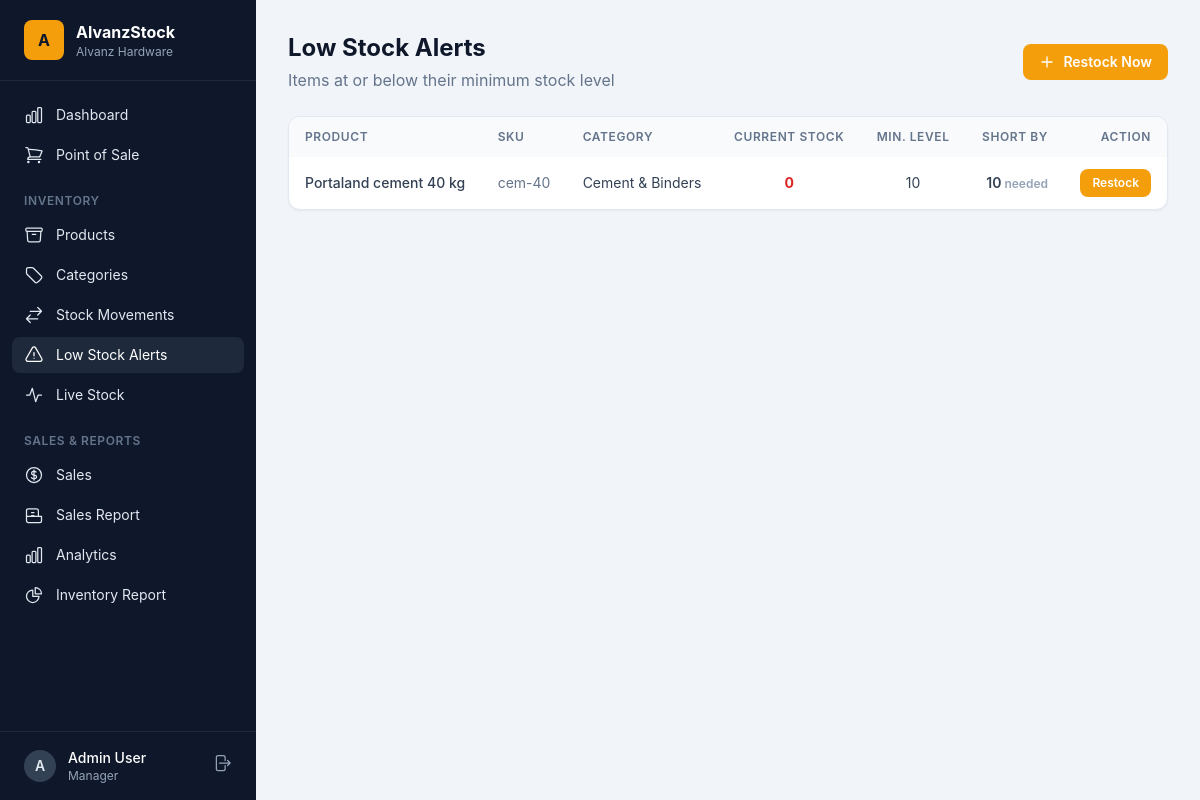
Before: /low-stock/ (signed in) with the older database file.
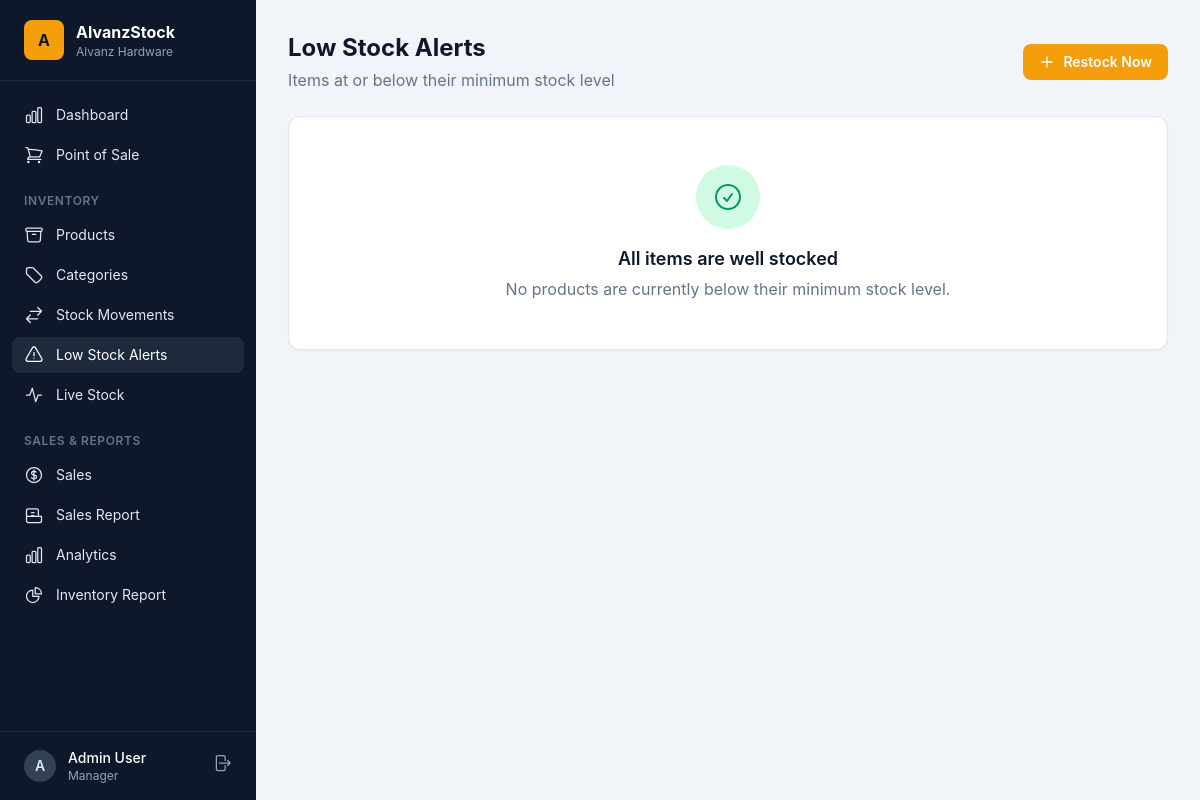
After: the same page with the newer database file.
### inventory/models.py (models this page shows, shortened)
class Product(models.Model):
    name = models.CharField(max_length=200)
    sku = models.CharField(max_length=50, unique=True)
    image = models.ImageField(upload_to="products/", blank=True)
    category = models.ForeignKey(Category, on_delete=models.SET_NULL, null=True, blank=True, related_name="products")
    unit = models.CharField(max_length=20, default="pcs")
    cost_price = models.DecimalField(max_digits=12, decimal_places=2, default=0)
    sell_price = models.DecimalField(max_digits=12, decimal_places=2, default=0)
    quantity = models.PositiveIntegerField(default=0)
    min_stock_level = models.PositiveIntegerField(default=10)
    is_active = models.BooleanField(default=True)
    created_at = models.DateTimeField(auto_now_add=True)
    updated_at = models.DateTimeField(auto_now=True)
    class Meta:
        ordering = ["name"]

class Category(models.Model):
    name = models.CharField(max_length=100, unique=True)
    description = models.TextField(blank=True)
    class Meta:
        verbose_name_plural = "categories"
        ordering = ["name"]

### inventory/views.py (the view)
# urls.py: path("low-stock/", views.low_stock, name="low_stock"),
@login_required
def low_stock(request):
    products = (
        Product.objects.select_related("category")
        .filter(is_active=True, quantity__lte=F("min_stock_level"))
        .order_by("quantity")
    )
    return render(request, "inventory/low_stock.html", {"products": products})

### accounts/models.py (called while the page is built)
    @property
    def is_manager(self):
        return self.role == self.Role.MANAGER or self.is_superuser

    @property
    def is_stock_viewer(self):
        return self.role == self.Role.STOCK_VIEWER

### templates/inventory/low_stock.html (shortened to what this page needs)
{% extends "base.html" %}
{% block content %}
<div class="flex flex-col sm:flex-row sm:items-center justify-between gap-4 mb-6">
  <div>
    <h1 class="text-2xl font-bold">Low Stock Alerts</h1>
    <p class="text-slate-500 mt-1">Items at or below their minimum stock level</p>
  </div>
  {% if user.is_manager %}
  <a href="{% url 'stock_transaction_create' %}" class="btn-primary">
    <svg class="w-4 h-4" fill="none" stroke="currentColor" stroke-width="2" viewBox="0 0 24 24"><path stroke-linecap="round" stroke-linejoin="round" d="M12 4.5v15m7.5-7.5h-15"/></svg>
    Restock Now
  </a>
  {% endif %}
</div>
{% if products %}
<div class="card overflow-hidden">
  <div class="overflow-x-auto">
    <table class="w-full">
      <thead class="bg-slate-50">
        <tr>
          <th class="table-head">Product</th>
          <th class="table-head">SKU</th>
          <th class="table-head">Category</th>
          <th class="table-head text-center">Current Stock</th>
          <th class="table-head text-center">Min. Level</th>
          <th class="table-head text-right">Short by</th>
          <th class="table-head text-right">Action</th>
        </tr>
      </thead>
      <tbody class="divide-y divide-slate-100">
        {% for p in products %}
        <tr class="hover:bg-slate-50">
          <td class="table-cell font-medium"><a href="{% url 'product_detail' p.pk %}" class="hover:text-amber-600">{{ p.name }}</a></td>
          <td class="table-cell text-slate-500">{{ p.sku }}</td>
          <td class="table-cell">{{ p.category.name|default:"—" }}</td>
          <td class="table-cell text-center text-red-600 font-bold">{{ p.quantity }}</td>
          <td class="table-cell text-center">{{ p.min_stock_level }}</td>
          <td class="table-cell text-right font-semibold">{{ p.min_stock_level|add:"0" }}<span class="text-slate-400 text-xs"> needed</span></td>
          <td class="table-cell text-right">{% if user.is_manager %}<a href="{% url 'stock_transaction_create' %}?product={{ p.pk }}" class="btn-primary text-xs px-3 py-1.5">Restock</a>{% else %}<span class="text-slate-300">—</span>{% endif %}</td>
        </tr>
        {% endfor %}
      </tbody>
    </table>
  </div>
</div>
{% else %}
<div class="card p-12 text-center">
  <div class="inline-flex items-center justify-center w-16 h-16 rounded-full bg-emerald-100 text-emerald-600 mb-4">
    <svg class="w-8 h-8" fill="none" stroke="currentColor" stroke-width="1.5" viewBox="0 0 24 24"><path stroke-linecap="round" stroke-linejoin="round" d="M9 12.75L11.25 15 15 9.75M21 12a9 9 0 11-18 0 9 9 0 0118 0z"/></svg>
  </div>
  <h2 class="text-lg font-semibold">All items are well stocked</h2>
  <p class="text-slate-500 mt-1">No products are currently below their minimum stock level.</p>
</div>
{% endif %}
{% endblock %}

Changed rows visible on the page:
no longer on this page (row edited): Product: name "Portaland cement 40 kg", sku "cem-40", category.name "Cement & Binders", quantity "0", min_stock_level "10", min_stock_level|add "10"
Other visible differences:
text no longer shown: "PRODUCT SKU CATEGORY CURRENT STOCK MIN. LEVEL SHORT BY ACTION"
text now shown: "All items are well stocked No products are currently below their minimum stock level."
